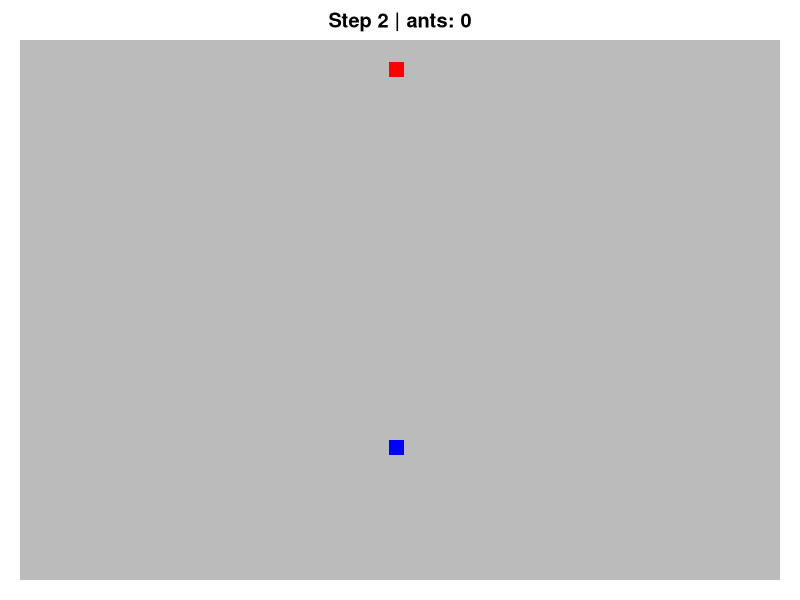
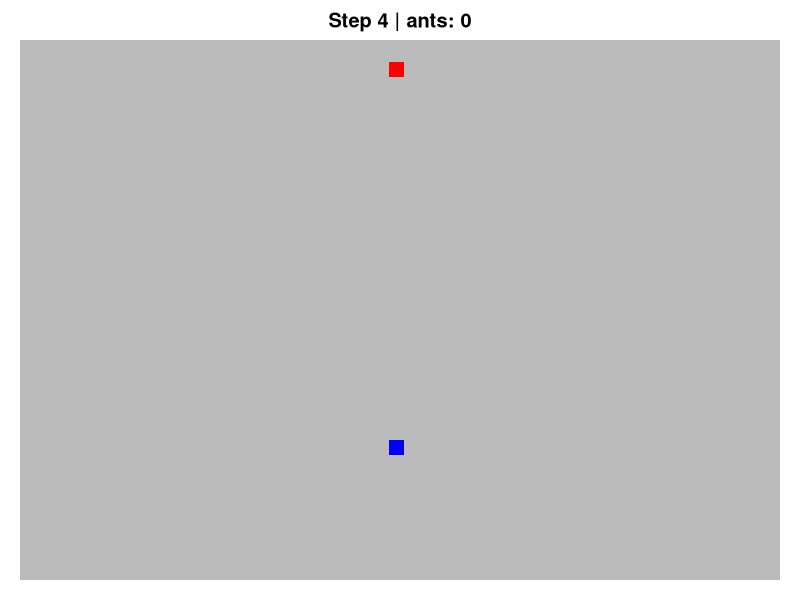
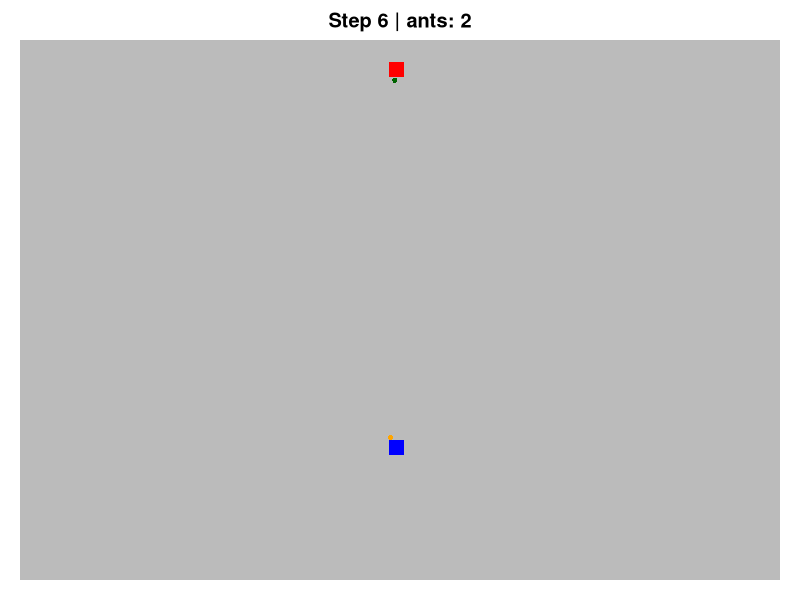
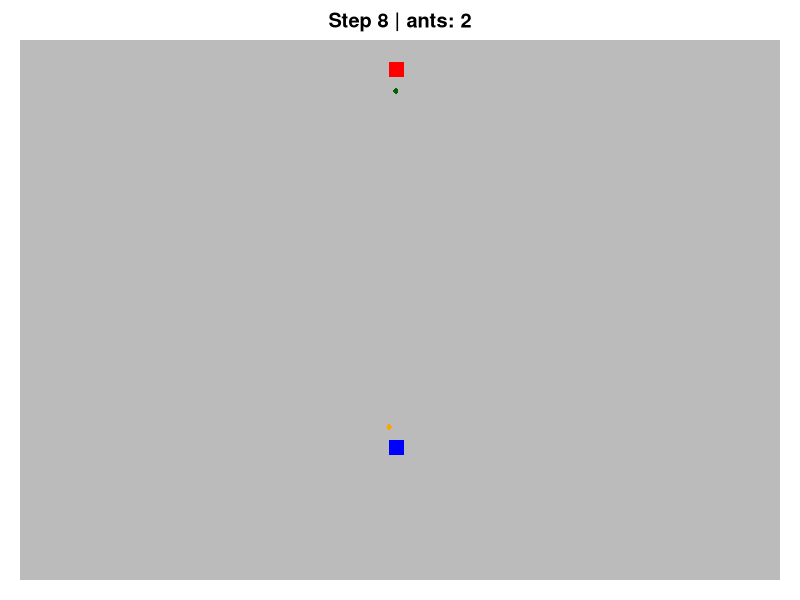
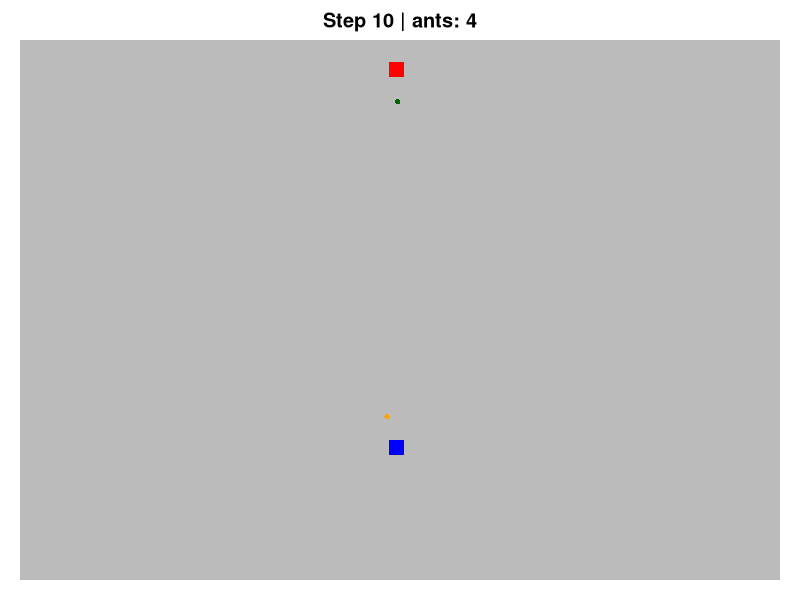
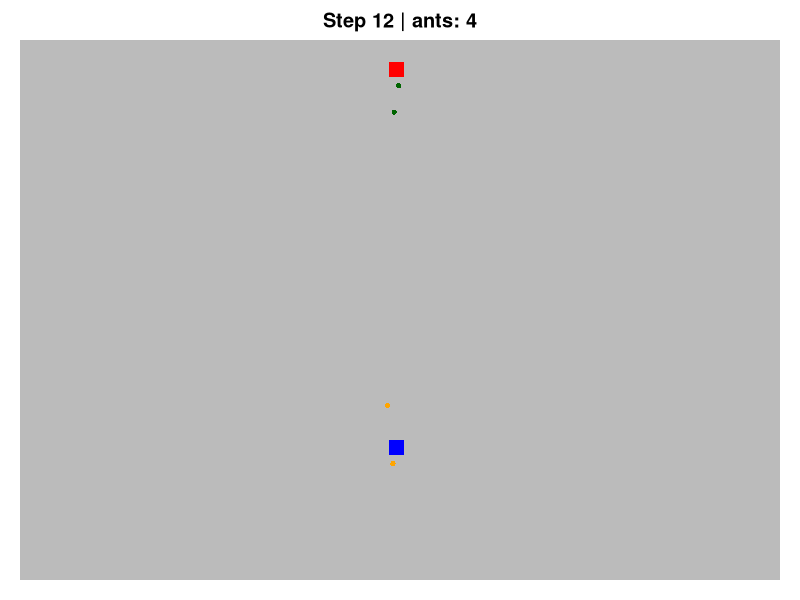
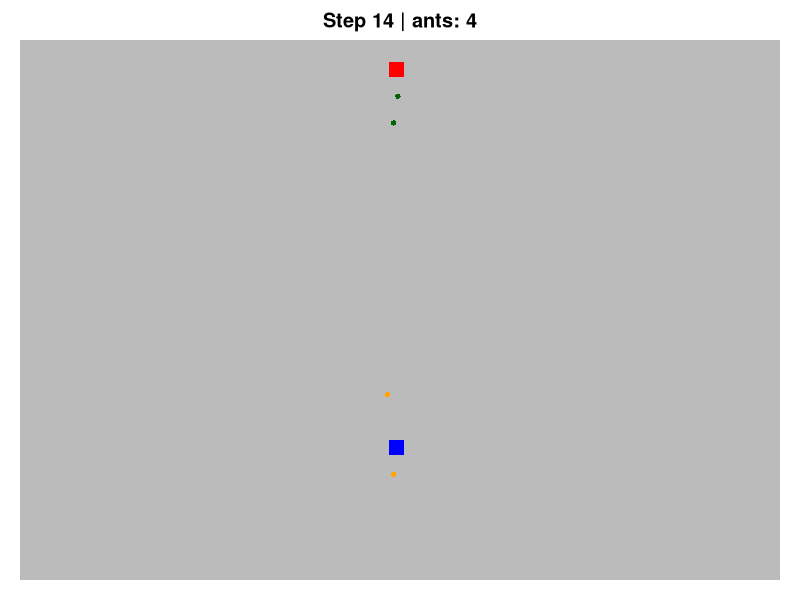
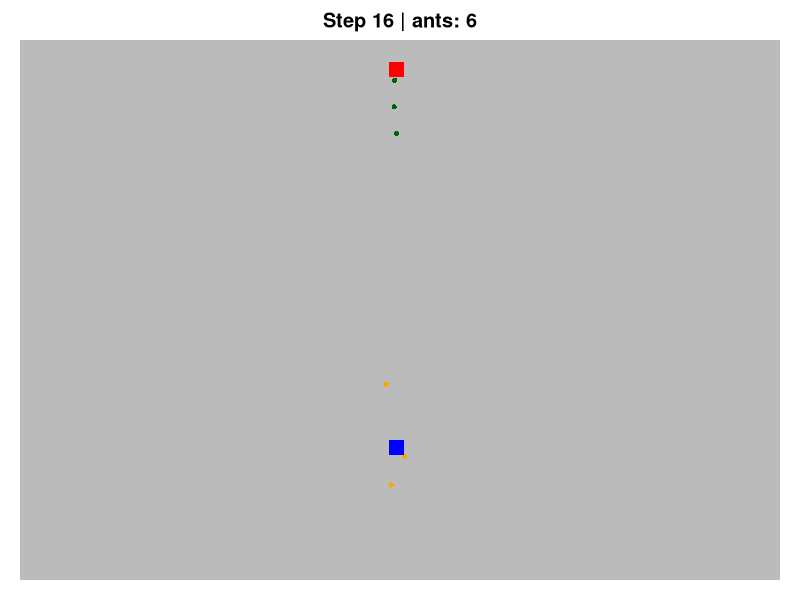

The R source for these figures, in order:
# set seed for pseudorandomness

set.seed(1)

GRID_SIZE = 100

MAX_ANTS = 50
N_STEPS = 1000
SPAWN_INTERVAL = 5
DRAW_INTERVAL = 2
STEP_SIZE = 1

nest <- c(50, 25)
food_spawn <- c(50, 95)

ants <- data.frame(
  x = numeric(),
  y = numeric(),
  hx = numeric(),
  hy = numeric(),
  state = character() # searching | returning
)

pheromone <- matrix(0, GRID_SIZE, GRID_SIZE)

par(mar = c(1,1,2,1))


unit_vec <- function(v) {
  
  n <- sqrt(sum(v^2))
  
  if(n < 1e-10)
    return(c(0,0))
  
  v / n
}


for(step in 1:N_STEPS) {
  
  # ---------
  # Spawn ants
  # ---------
  
  if(step %% SPAWN_INTERVAL == 0 && nrow(ants) < MAX_ANTS) { # 
    # Loaded ant starts at foodspawn
    ants <- rbind(
      ants,
      data.frame(
        x = food_spawn[1],
        y = food_spawn[2],
        hx = 0,
        hy = -1,
        state = "returning"
      )
    )
    
    # unloaded ant starts at nest
    ants <- rbind(
      ants,
      data.frame(
        x = nest[1],
        y = nest[2],
        hx = 0,
        hy = 1,
        state = "searching"
      )
    )
  }
  
  # ----
  # Move ants
  # ----
  for(i in seq_len(nrow(ants))) {
    
    pos <- c(ants$x[i], ants$y[i])
    noise <- unit_vec(rnorm(2))
    
    
    from_nest <- unit_vec(
      pos - nest
    )
    
    to_nest <- unit_vec(
      nest - pos
    )
    
    if(ants$state[i] == "searching") {
      dir <-
        0.80 * from_nest +
        0.20 * noise
    }
    
    if(ants$state[i] == "returning") {
      dir <-
        0.80 * to_nest +
        0.20 * noise
    }
    
    dir <- unit_vec(dir)
    
    ants$x[i] <- ants$x[i] +
      STEP_SIZE * dir[1]
    
    ants$y[i] <- ants$y[i] +
      STEP_SIZE * dir[2]
}
  
  # -----
  # Draw
  # -----
  
  if(step %% DRAW_INTERVAL == 0) {
    image(
      1:GRID_SIZE,
      1:GRID_SIZE,
      pheromone,
      col = gray.colors(
        100,
        start = 1,
        end = 0
      ),
      xlab = "",
      ylab = "",
      axes = FALSE,
      main = paste(
        "Step",
        step,
        "| ants:",
        nrow(ants)
      )
    )
    
    # Returning ants (carrying food)
    points(
      ants$x[ants$state == "returning"],
      ants$y[ants$state == "returning"],
      col = "darkgreen",
      pch = 16,
      cex = 0.7
    )
    
    # Searching ants
    points(
      ants$x[ants$state == "searching"],
      ants$y[ants$state == "searching"],
      col = "orange",
      pch = 16,
      cex = 0.7
    )
    
    points(
      nest[1],
      nest[2],
      pch = 15,
      col = "blue",
      cex = 2
    )
    
    points(
      food_spawn[1],
      food_spawn[2],
      pch = 15,
      col = "red",
      cex = 2
    )
    
    Sys.sleep(0.1)
  }
}
